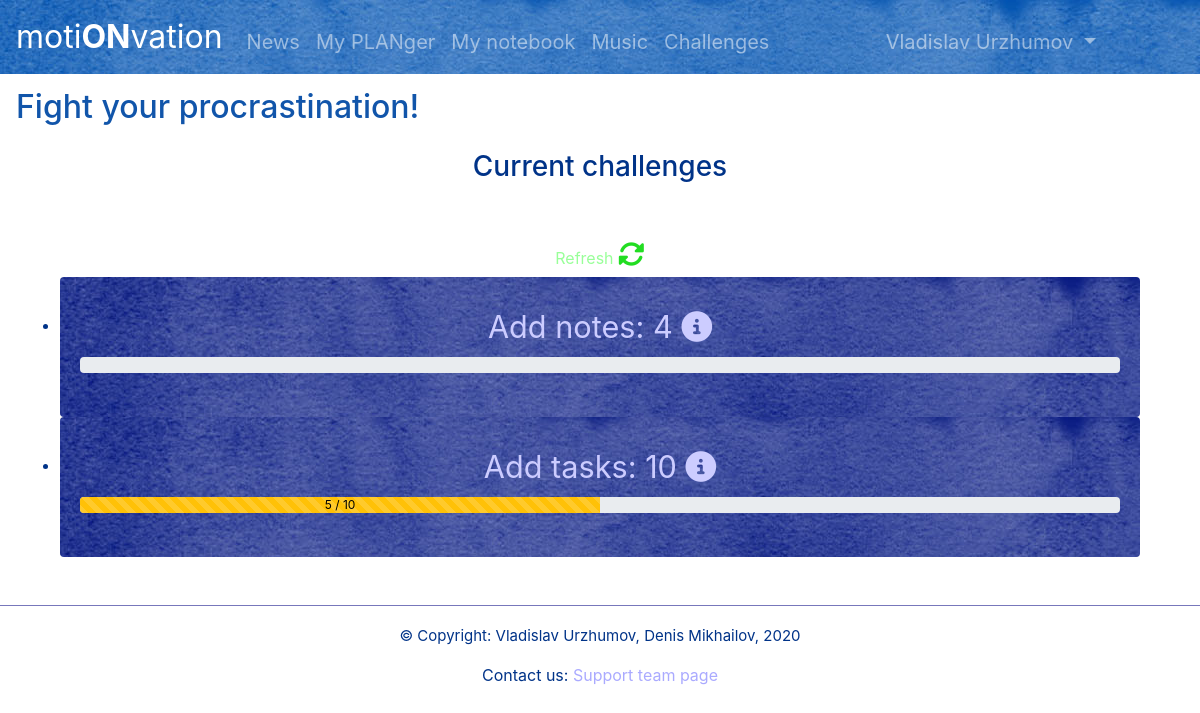
The app's page /challenges (signed in), older data.
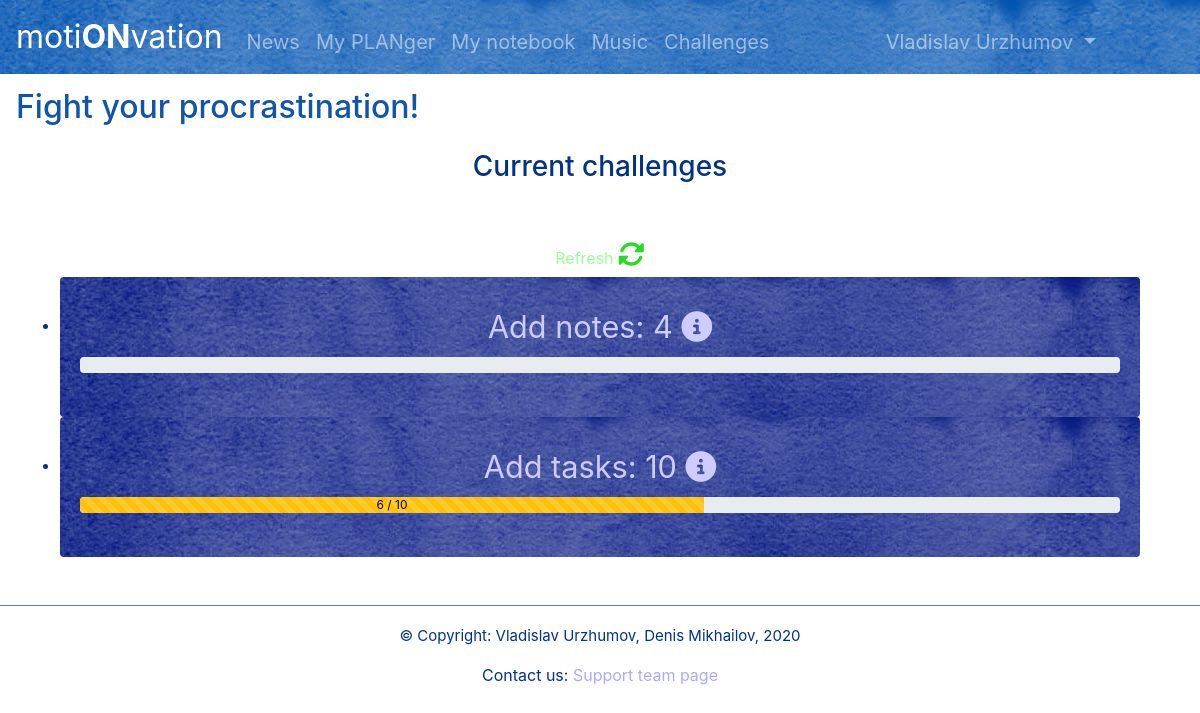
The same page, newer data.
### motionvation/data/models/challenges.py (models this page shows)
class Challenge(SqlAlchemyBase, SerializerMixin):
    __tablename__ = 'challenges'
    id = Column(Integer, primary_key=True, autoincrement=True)
    title = Column(String)
    user_id = Column(Integer, ForeignKey('users.id'))
    required = Column(Integer)
    current = Column(Integer)
    add_task = Column(Boolean)
    delete_task = Column(Boolean)
    do_task = Column(Boolean)
    add_note = Column(Boolean)
    delete_note = Column(Boolean)
    do_challenge = Column(Boolean)
    get_level = Column(Boolean)
    get_xp = Column(Boolean)
    difficulty = Column(Integer)
    is_won = Column(Boolean)
    user = orm.relation('User')

### motionvation/application.py (the view, shortened to what this page needs)
@app.route('/challenges')
@login_required
def challenge():
    db = db_session.create_session()
    challenges_can_be_performed = db.query(Challenge).filter(Challenge.user == current_user,
                                                             Challenge.required <= Challenge.current,
                                                             Challenge.is_won == False).all().copy()
    db.commit()
    challenges_to_check = db.query(Challenge).filter(Challenge.user == current_user,
                                                     Challenge.is_won == False).all().copy()
    if len(challenges_to_check) == 0:
        return redirect('/refresh_challenges')
    percents = {}
    for i in range(len(challenges_to_check)):
        percents[challenges_to_check[i].title] = int(challenges_to_check[i].current /
                                                     challenges_to_check[i].required * 100)
    return render_template('challenge.html', title='Challenges', won=challenges_can_be_performed,
                           chs=challenges_to_check, prc=percents, xplost=refresh_challenge_xp * (-1),
                           useracc=(current_user.name + ' ' + current_user.surname))

### motionvation/application.py (called while the page is built)
@login_manager.user_loader
def load_user(user_id):
    db = db_session.create_session()
    return db.query(User).get(user_id)

### motionvation/data/db_session.py (called while the page is built)
def create_session() -> orm.Session:
    global __factory
    return __factory()

### motionvation/templates/challenge.html (shortened to what this page needs)
{% extends 'base.html' %}
{% block content %}
<main class='text-center container'>
    <h3 class="text-center">Current challenges</h3>
    <span class="d-inline-block" tabindex="0" data-toggle="tooltip" title="Refresh challenges manually">
        <a class="btn btn-note" href="#" style="color: #9f9;" data-toggle="modal" data-target="#refreshInfo">Refresh <i class="fas fa-sync-alt" style="color: #2d2; font-size: 20pt;"></i></a>
    </span>
    <div class="container">
        <ul class="list-group">
            {% for ch in chs %}
            <li>
                <div class="card" style="width: 1080px; height: 140px; border: none;">
                    <div class="card-body">
                        <section class='simple-inline'>
                            <span class="d-inline-block" tabindex="0" data-toggle="tooltip" title="View info">
                                <a href="#" class="btn btn-note" data-toggle="modal" data-target="#chInfo-{{ch.title}}" style='color: #ccf; font-size: 23pt;'>{{ ch.title }} <i class="fas fa-info-circle" style="color: #ccf"></i></a>
                            </span>
                            <div class="progress" style="color: black;">
                                <div class="progress-bar bg-warning progress-bar-striped" role="progressbar" style="width: {{ch.current / ch.required * 100 // 1}}%; color: #000;">
                                    {{ch.current}} / {{ch.required}}
                                </div>
                            </div>
                        </section>
                    </div>
                </div>
            </li>
            {% endfor %}
        </ul>
    </div>
    </main>
{% endblock %}

### motionvation/templates/base.html (shortened to what this page needs)
<!doctype html>
<html lang="ru">
<head>
    <link rel="stylesheet" href="https://stackpath.bootstrapcdn.com/bootstrap/4.4.1/css/bootstrap.min.css">
    <link rel="stylesheet" href="{{ url_for('static', filename='css/style.css') }}">
    {% if current_user.is_authenticated and current_user.number_of_style == 0 %}
    <link rel="stylesheet" href="{{ url_for('static', filename='css/classique_design.css') }}">
    {% elif current_user.is_authenticated and current_user.number_of_style == 1 %}
    <link rel="stylesheet" href="{{ url_for('static', filename='css/awesome_design.css') }}">
    {% elif current_user.is_authenticated and current_user.number_of_style == 2 %}
    <link rel="stylesheet" href="{{ url_for('static', filename='css/red_beast_design.css') }}">
    {% elif current_user.is_authenticated and current_user.number_of_style == 3 %}
    <link rel="stylesheet" href="{{ url_for('static', filename='css/multi_design.css') }}">
    {% elif current_user.is_authenticated and current_user.number_of_style == 4 %}
    <link rel="stylesheet" href="{{ url_for('static', filename='css/simple_blue_design.css') }}">
    {% elif not current_user.is_authenticated %}
    <link rel="stylesheet" href="{{ url_for('static', filename='css/simple_blue_design.css') }}">
    {% endif %}
</head>
<body>
    <header>
        <nav class="navbar navbar-expand-md navbar-dark fixed-top bg-dark bar-in">
            <a class="navbar-brand ssilka" href="/">moti<b>ON</b>vation</a>
            <div class="navbar-collapse collapse" id="navbarCollapse" style="">
                {% if current_user.is_authenticated %}
                <ul class="navbar-nav mr-auto">
                    <li class="nav-item">
                        <a class="nav-link" href='/news'>News</a>
                    </li>
                    <li class="nav-item">
                        <a class="nav-link" href='/planger'>My PLANger</a>
                    </li>
                    <li class="nav-item">
                        <a class="nav-link" href='/mynotes'>My notebook</a>
                    </li>
                    <li class="nav-item">
                        <a class="nav-link" href='/music' target="_blank">Music</a>
                    </li>
                    <li class="nav-item">
                        <a class="nav-link" href='/challenges'>Challenges</a>
                    </li>
                </ul>
                <ul class="navbar-nav ml-auto">
                    <li class="nav-item nav-item-acc dropdown">
                        <a class="nav-link dropdown-toggle" href="#" id="navbardrop" data-toggle="dropdown">
                            {{ useracc }}
                        </a>
                    </li>
                </ul>
                {% endif %}
            </div>
        </nav>
        <br>
        <br>
        <br>
        <h2 class="p-3 fight-t">Fight your procrastination!</h2>
    </header>
    <main class="container-fluid">
        {% block content %}
        {% endblock %}
    </main>
</body>
<footer class='text-center'>
    <br>
    <br>
    <div style="height:20px; border-top:1px solid #9EC1D4; padding-left:10px; border-color: #77b;"></div>
    <p class='button-note-text' style="font-size: 15px;">
        © Copyright: Vladislav Urzhumov, Denis Mikhailov, 2020
    </p>
    <section>
        <p class='button-note-text simple-line' style="font-size: 16px;">
            Contact us:
        </p>
        <a href="/contact" class='button-note-text' style="font-size: 16px; color: #aaf;">
            Support team page
        </a><br>
    </section><br>
</footer>
</html>

### motionvation/static/css/style.css (style rules this page uses)
h3 { margin-bottom: 50px; }
body { background: url(../img/7.jpg); color: #fff; }
.ssilka { font-size: 24pt; }
.simple-line { display: inline-block; }
.nav-link { font-size: 15pt; margin-top: 10px; }
.button-note-text { color: #fff; font-size: 14pt; text-decoration: none; }
.nav-item-acc { margin-right: 80px; }

### motionvation/static/css/simple_blue_design.css (style rules this page uses)
body { background: url(../img/wh.jpg); color: #fff; }
.bar-in { background: url(../img/blupan.jpg); }
.button-note-text { color: #038; }
.text-center { color: #038; }
.card { background: url(../img/darkblupan.jpg); }
.fight-t { color: #15a; }

Row changes from the older to the newer data that the page shows:
changed Challenge "Add tasks: 10": current "5" → "6"
